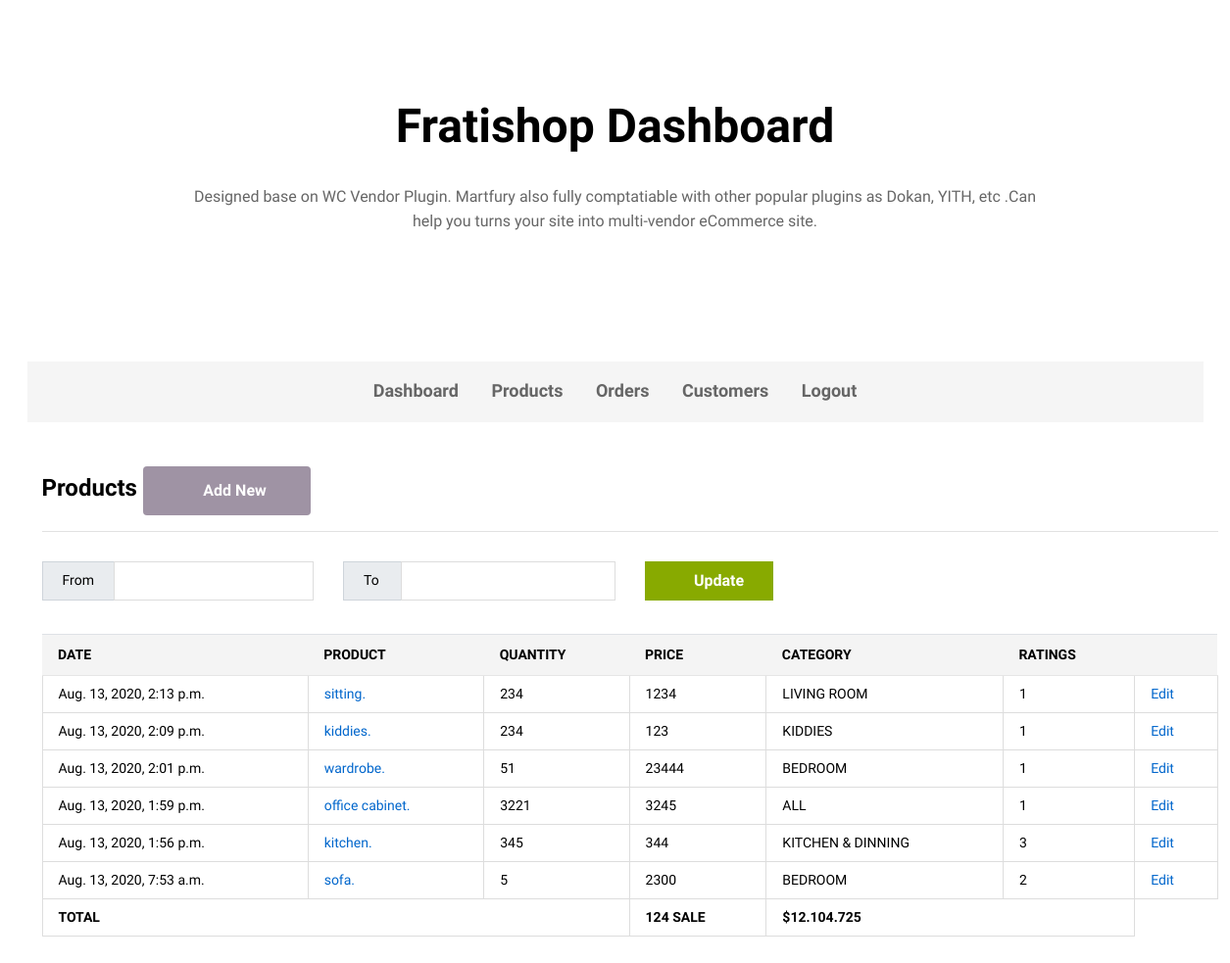
Page /dashboard-all-products/ on the committed database.
### product/models.py (models this page shows, shortened)
class Product(models.Model):
	name = models.CharField(max_length=150)
	image_1 = models.ImageField(upload_to='product/images/')
	image_2 = models.ImageField(upload_to='product/images/')
	image_3 = models.ImageField(upload_to='product/images/')
	image_4 = models.ImageField(upload_to='product/images/')
	description = models.TextField(default="none")
	specification = models.TextField(default="none")
	review = models.ManyToManyField(Review, through="ProductReviewConnector", through_fields=("product", "review"),)
	category = models.CharField(max_length=150)
	quantity = models.IntegerField(blank=True, null=True)
	threshold = models.IntegerField(blank=True, null=True, default=1)
	price = models.IntegerField(blank=True, null=True)
	old_price = models.IntegerField(blank=True, null=True, default=0)
	rating = models.IntegerField(blank=True, null=True)
	colors = models.ManyToManyField(Color, through="ProductColorConnector", through_fields=("product", "color"),)
	shipping_charge = models.FloatField(blank=True, null=True)
	dimension = models.CharField(max_length=150)
	delivery_info = models.CharField(max_length=150, default="none")
	slug = models.SlugField(unique=True, default="rayslug")
	pub_date = models.DateTimeField(default=timezone.now)

### admin_app/views.py (the view)
# urls.py: path("dashboard-all-products/", views.DashboardAllProductsView, name="dashboard_all_products"),
def DashboardAllProductsView(request):
	products = Product.objects.order_by("-pub_date")
	context = {"products": products}
	return render(request, 'admin_app/all_products.html', context)

### admin_app/templates/admin_app/all_products.html (shortened to what this page needs)
{% extends 'admin_app/base.html' %}
{% load static %}
{% block content %}
        <div class="container">
            <div class="ps-section__content">
                <div class="ps-block--vendor-dashboard">
                    <div class="ps-block__header">
                     <h3>Products <a href="{% url 'add_product' %}" class="ps-btn"><i class="icon-sync2"></i> Add New</a> </h3>
                    </div>
                    <div class="ps-block__content">
                        <form class="ps-form--vendor-datetimepicker" action="index.html" method="get">
                            <div class="row">
                                <div class="col-xl-3 col-lg-3 col-md-4 col-sm-6 col-12 ">
                                    <div class="input-group">
                                        <div class="input-group-prepend"><span class="input-group-text" id="time-from">From</span></div>
                                        <input class="form-control" aria-label="Username" aria-describedby="time-from">
                                    </div>
                                </div>
                                <div class="col-xl-3 col-lg-3 col-md-4 col-sm-6 col-12 ">
                                    <div class="input-group">
                                        <div class="input-group-prepend"><span class="input-group-text" id="time-form">To</span></div>
                                        <input class="form-control" aria-label="Username" aria-describedby="time-to">
                                    </div>
                                </div>
                                <div class="col-xl-3 col-lg-3 col-md-4 col-sm-6 col-12 ">
                                    <button class="ps-btn"><i class="icon-sync2"></i> Update</button>
                                </div>
                            </div>
                        </form>
                        <div class="table-responsive">
                            <table class="table ps-table ps-table--vendor">
                                <thead>
                                    <tr>
                                        <th>date</th>
                                        <th>Product</th>
                                        <th>Quantity</th>
                                        <th>Price</th>
                                        <th>Category</th>
                                        <th>Ratings</th>
                                         <th></th>
                                    </tr>
                                </thead>
                                <tbody>
                                	{% if products %}
                                		{% for product in products %}
				                            <tr>
				                                <td>{{ product.pub_date }}</td>
				                                <td><a href="{% url 'dashboard_product_detail' product.slug %}">{{ product.name }}.</a></td>
				                                {% if product.quantity <= product.threshold %}
				                                	<td style="background-color: red; color: white;">{{ product.quantity }}</td>
				                                {% else %}
				                                	<td>{{ product.quantity }}</td>
				                                {% endif %}
				                                <td>{{ product.price }}</td>
				                                <td>{{ product.category }}</td>
				                                <td>{{ product.rating }}</td>
				                                <td><a href="{% url 'edit_product' product.slug %}">Edit</a></td>
				                            </tr>
				                          {% endfor %}
				                        {% endif %}
                                    <tr>
                                        <td colspan="3"><strong>Total</strong></td>
                                        <td><strong>124 Sale</strong></td>
                                        <td colspan="2"><strong>$12.104.725</strong></td>
                                    </tr>
                                </tbody>
                            </table>
                        </div>
                    </div>
                </div>
            </div>
        </div>
{% endblock %}

### rows in the picture
Product: pub_date "Aug. 13, 2020, 2:13 p.m.", name "sitting", quantity "234", price "1234", category "LIVING ROOM", rating "1"
Product: pub_date "Aug. 13, 2020, 2:09 p.m.", name "kiddies", quantity "234", price "123", category "KIDDIES", rating "1"
Product: pub_date "Aug. 13, 2020, 2:01 p.m.", name "wardrobe", quantity "51", price "23444", category "BEDROOM", rating "1"
Product: pub_date "Aug. 13, 2020, 1:59 p.m.", name "office cabinet", quantity "3221", price "3245", category "ALL", rating "1"
Product: pub_date "Aug. 13, 2020, 1:56 p.m.", name "kitchen", quantity "345", price "344", category "KITCHEN & DINNING", rating "3"
Product: pub_date "Aug. 13, 2020, 7:53 a.m.", name "sofa", quantity "5", price "2300", category "BEDROOM", rating "2"
